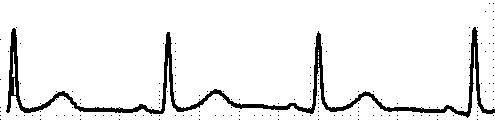
#> input picture assignment_folder/1.jpg, 495 x 120 px; its folder holds 4 pictures in this run
$ jupyter execute --allow-errors solution.ipynb
#> lines starting #> are read from the running program, lines starting #| are printed output that depends on the picture
# <center>LarkAI Assignmnet</center>

## Import Libraries

[cell 1]
# import necessray libraries:
import numpy as np
import matplotlib.pyplot as plt
import seaborn as sns
import cv2
import os

## Reading all ```".jpg"``` Images

[cell 2]
# Folder path
folder_path = 'assignment_folder'

[cell 3]
# List all files in the folder
files = os.listdir(folder_path)

[cell 4]
# Filter only .jpg files
jpg_files = [file for file in files if file.endswith('.jpg')]

[cell 5]
# Read all the images and store in variables
image_variables = {}

for i, jpg_file in enumerate(jpg_files, start=1):
    image_path = os.path.join(folder_path, jpg_file)
    img = cv2.imread(image_path, cv2.IMREAD_GRAYSCALE)
#> img is the input picture: shape (120, 495); min 0, max 255, mean 236.9
    image_variables[f'img_{i}'] = img

### Reading ```.npy``` signal (given for 1st image)

#> (a cell that did not finish here is left out)

#> (a cell that did not finish here is left out)

## plotting Image and ```.npy``` Signal

[cell 8]
# plot the given image and the given numpy signal values:

plt.figure(figsize=(12,4))
#> (the rest of this cell did not finish here and is left out)

## Finding Signal Value:

[cell 9]
# finding the top and bottom value for black pixels:

def find_top(img):
    top_pixel_index = []

    for i in range(img.shape[1]):
        index = False

        for j in range(img.shape[0]):

            if img[j][i] == 0:
                top_pixel_index.append(j)
                index = True
                break

        if not index:

            if i == 0:
                top_pixel_index.append(np.argmin(img[0]))
            else:
                top_pixel_index.append(top_pixel_index[i-1])

    return np.asarray(top_pixel_index)


# # now find the pixel values from lower axis label:
# def find_below_pixels(img):
#     return img.shape[0]-8-find_top(img)

## Plot and Save

[cell 10]
# Now, plot each given image with the obtained signal:

# Create subplots
fig, axes = plt.subplots(nrows=5, ncols=1, figsize=(8, 14))

# Iterate through images
for i, (img_name, img) in enumerate(image_variables.items(), start=1):
    # Find below pixels
    below_pixels = find_top(img)

    # Save below pixels as numpy array
    np.save(f'signal_{i}.npy', below_pixels)

    # Plot the signal
    axes[i-1].plot(below_pixels, label = f"obtained_signal_{i}")
    axes[i-1].imshow(img, cmap = "gray", label = f"actual_image_{i}")
    axes[i-1].set_title(f'Signal from {img_name}')
    axes[i-1].set_xlabel('Pixel')
    axes[i-1].set_ylabel('Intensity')
    axes[i-1].legend()
#> this loop made 4 passes
#> img_name on passes 1 to 4: 'img_1', 'img_2', 'img_3', 'img_4'

plt.tight_layout()
plt.show()
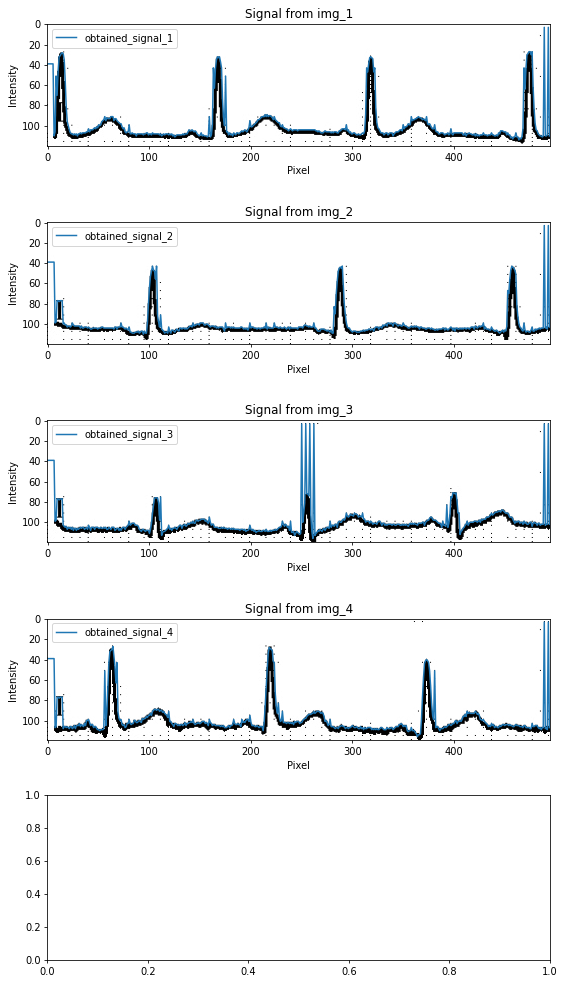
#> figure drawn by matplotlib, 4 panels
